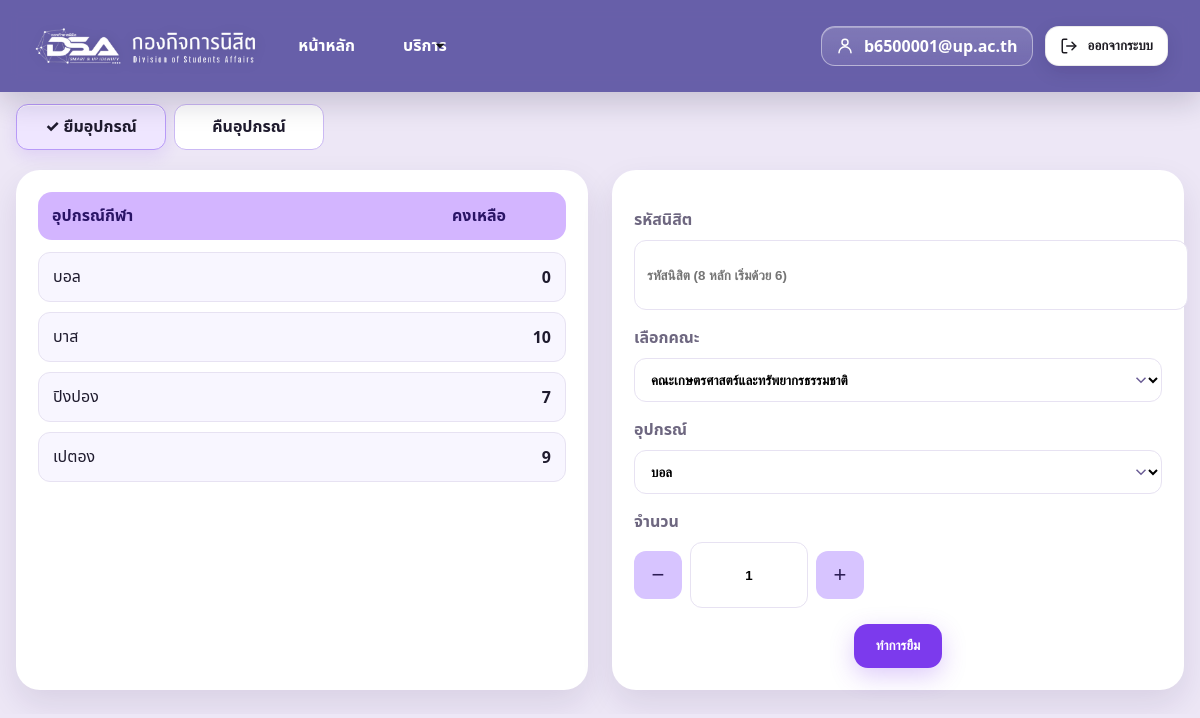
Before: /user/equipment/ (signed in) with the older database file.
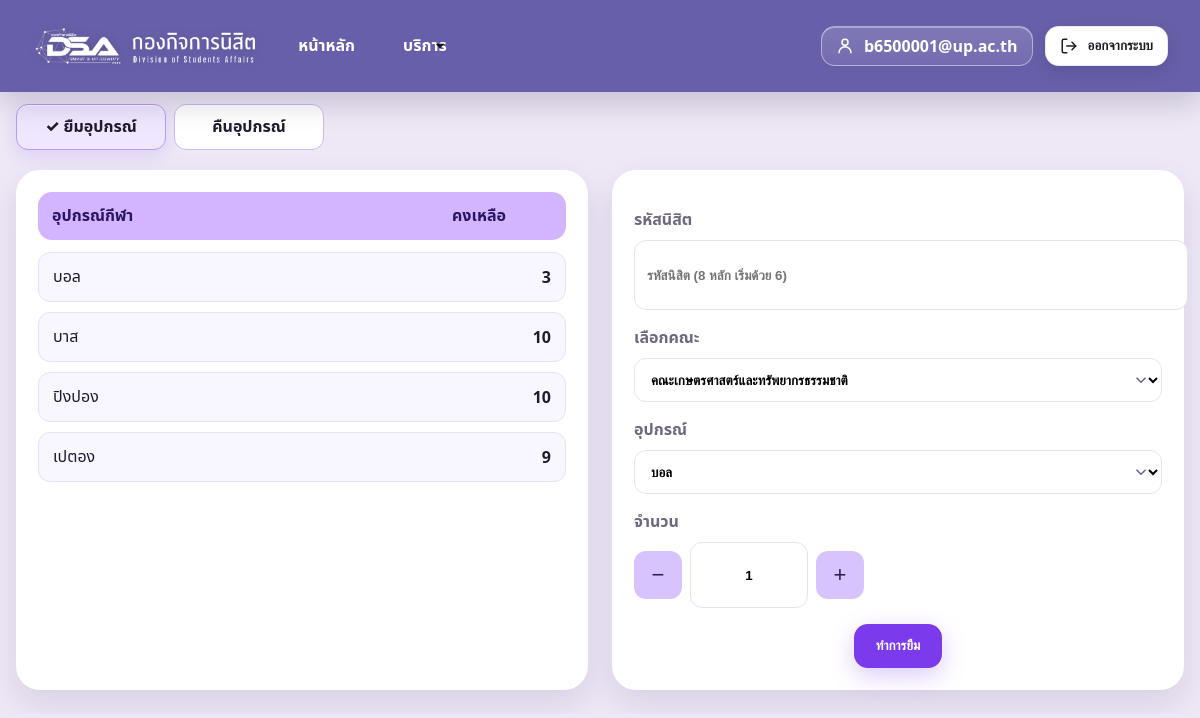
After: the same page with the newer database file.
### core/models.py (models this page shows, shortened)
class Equipment(models.Model):
    name = models.CharField(max_length=255, unique=True)
    total = models.PositiveIntegerField(default=0)
    stock = models.PositiveIntegerField(default=0)

### core/views.py (the view)
# urls.py: path("user/equipment/", views.user_equipment, name="user_equipment"),
@login_required
def user_equipment(request: HttpRequest) -> HttpResponse:
    items = Equipment.objects.order_by("name")
    return render(
        request,
        "user_equipment.html",
        {"equipments": items, "display_name": request.user.get_username(), "faculties": FACULTIES},
    )

### templates/user_equipment.html (shortened to what the changed rows need)
{% load static %}
<!doctype html>
<html lang="th">
<head>
  <link rel="stylesheet" href="{% static 'assets/css/global.css' %}" />
  <link rel="stylesheet" href="{% static 'assets/css/user_header.css' %}" />
  <link rel="stylesheet" href="{% static 'assets/css/user_equipment.css' %}" />
</head>
<body data-page="equipment">
  <main class="wrap">
    <section class="grid">
      <div class="panel stock-card">
        <ul class="stock-list" id="stockList" aria-live="polite">
          {% for e in equipments %}
          <li><span>{{ e.name }}</span><b>{{ e.stock }}</b></li>
          {% empty %}
          <li><span>—</span><b>0</b></li>
          {% endfor %}
        </ul>
      </div>
    </section>
  </main>
</body>
</html>

Changed rows visible on the page:
changed Equipment "บอล": stock "0" → "3"
changed Equipment "ปิงปอง": stock "7" → "10"
